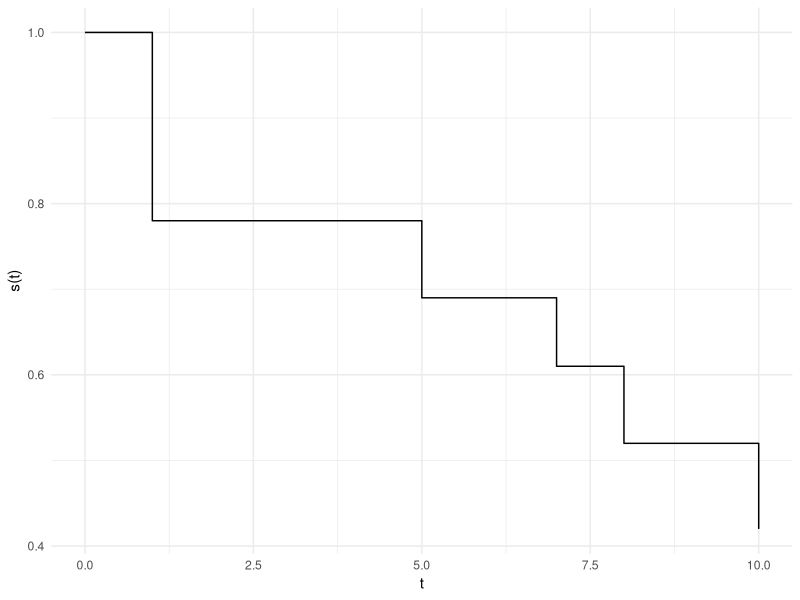

Reproduce this figure in R.
## ---- chunk 1
#| echo: FALSE
#| label: fig-step
#| fig-cap: "Exemplo de uma função de sobrevivência na prática"
library(ggplot2)
data.frame(x = c(0,1,5,7,8,10), y = c(1,0.78,0.69,0.61,0.52,0.42))  |> 
ggplot(aes(x, y)) +
    geom_step() +
    labs(x = 't', y = 's(t)')+
    theme_minimal()
